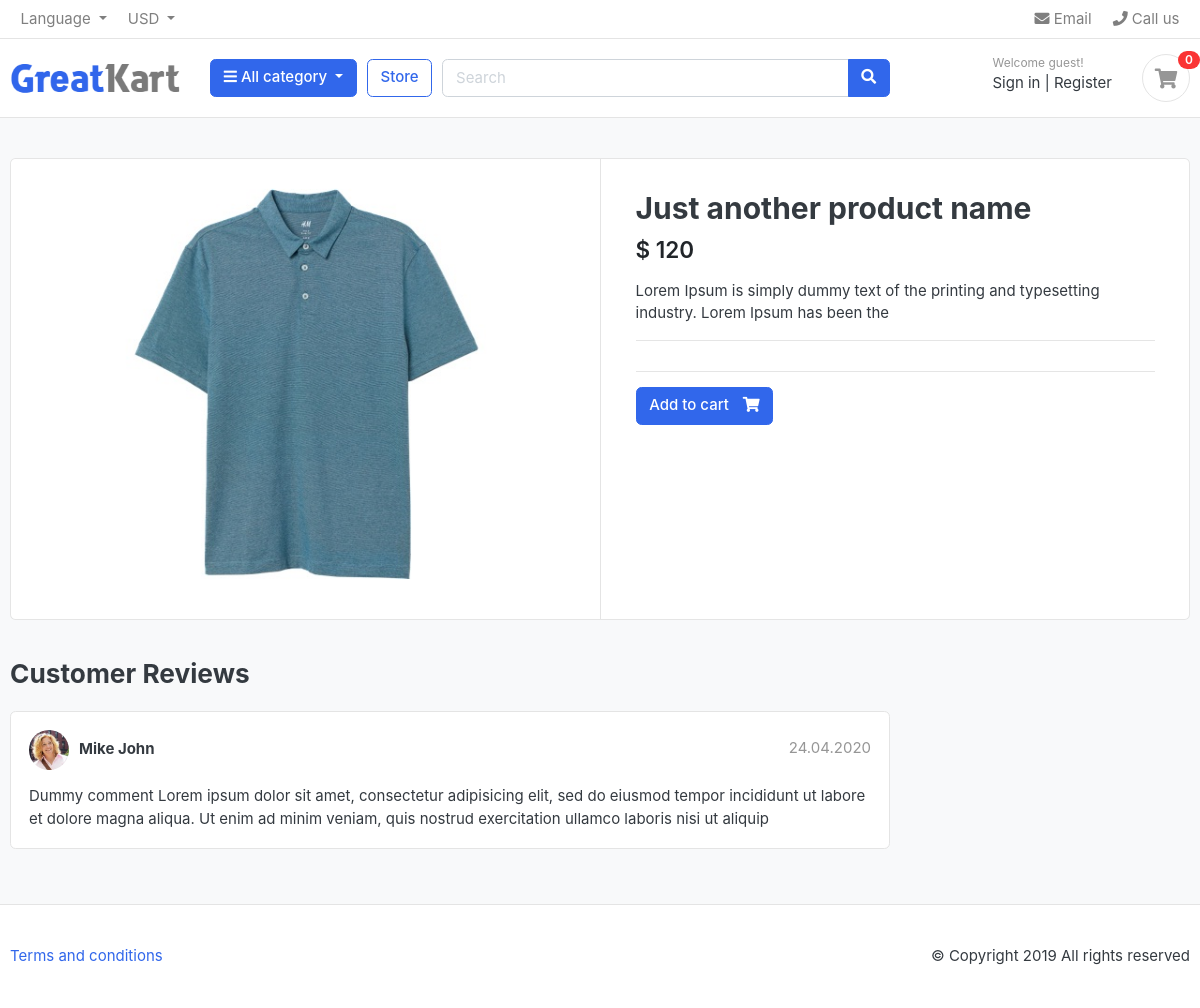
/store/t-shirt/just-another-product-name/, run on the app's committed database.
### apps/store/models.py (models this page shows, shortened)
class Product(models.Model):
    product_name = models.CharField(max_length=200, unique=True)
    slug = models.SlugField(max_length=200, unique=True)
    description = models.TextField(max_length=100, blank=True)
    price = models.IntegerField()
    images = models.ImageField(upload_to ='uploads/%Y/%m/%d/', blank=True)
    stock = models.IntegerField()
    is_available = models.BooleanField(default=True)
    category = models.ForeignKey(Category, on_delete=models.CASCADE)
    created_date = models.DateTimeField(auto_now_add=True)
    modified_date = models.DateTimeField(auto_now=True)

### apps/store/views.py (the view)
# urls.py: path('<slug:category_slug>/<slug:product_slug>/', views.ProductDetail, name='product_detail'),
def ProductDetail(request, category_slug, product_slug):
    try:
        single_product = Product.objects.get(category__slug=category_slug, slug=product_slug)
        in_cart = CartItem.objects.filter(cart__cart_id=_cart_id(request), product=single_product).exists()
    except Exception as e:
        raise e
    context = {
        'single_product': single_product,
        'in_cart': in_cart
    }
    return render(request, 'product-detail.html', context)

### apps/carts/views.py (called while the page is built)
def _cart_id(request):
    cart = request.session.session_key
    if not cart:
        cart = request.session.create()
    return cart

### apps/category/menus.py (called while the page is built)
def menu_links(request):
    links = Category.objects.all()
    return dict(links=links)

def cart_count(request):
    cart_count = 0
    if 'admin' in request.path:
        return {}
    else:
        try:
            cart = Cart.objects.filter(cart_id=_cart_id(request))
            cart_items = CartItem.objects.all().filter(cart=cart[:1])
            for cart_item in cart_items:
                cart_count += cart_item.quantity
        except Cart.DoesNotExist:
            cart_count = 0
    return dict(cart_count=cart_count)

### apps/category/models.py (called while the page is built)
    def get_url(self):
        return reverse('products_by_category', args=[self.slug])

### apps/store/models.py (called while the page is built)
    def colors(self):
        return super(VariationManager, self).filter(variation_category='color', is_active=True)

    def sizes(self):
        return super(VariationManager, self).filter(variation_category='size', is_active=True)

### templates/product-detail.html (shortened to what this page needs)
{% extends 'snippets/base.html' %}
{% block home %}
<section class="section-content padding-y bg">
	<div class="container">
		<div class="card">
			<div class="row no-gutters">
				<aside class="col-md-6">
					<article class="gallery-wrap">
						<div class="img-big-wrap">
							<a href="#"><img src="{{ single_product.images.url }}"></a>
						</div>
					</article>
				</aside>
				<main class="col-md-6 border-left">
					<form action="{% url 'add_cart' single_product.id %}" method="POST">
						<article class="content-body">
							<h2 class="title">{{single_product.product_name}}</h2>
							<div class="mb-3">
								<var class="price h4">$ {{single_product.price}}</var>
							</div>
							<p>{{single_product.description}}</p>
							<hr>
							<hr>
							{% if single_product.stock <= 0 %}
								<h5 class="text-danger">Out Of Stock</h5>
							{% else %}
									<button type="submit" href="{% url 'cart' %}" class="btn btn-primary"> <span class="text">Add to cart</span> <i class="fas fa-shopping-cart"></i></button>
							{% endif %}
						</article>
					</form>
				</main>
			</div>
		</div>
		<br>
		<div class="row">
					<div class="col-md-9">
			<header class="section-heading">
				<h3>Customer Reviews </h3>
			</header>
			<article class="box mb-3">
				<div class="icontext w-100">
					<img src="./images/avatars/avatar1.jpg" class="img-xs icon rounded-circle">
					<div class="text">
						<span class="date text-muted float-md-right">24.04.2020 </span>
						<h6 class="mb-1">Mike John </h6>
					</div>
				</div>
				<div class="mt-3">
					<p>
						Dummy comment Lorem ipsum dolor sit amet, consectetur adipisicing elit, sed do eiusmod
						tempor incididunt ut labore et dolore magna aliqua. Ut enim ad minim veniam,
						quis nostrud exercitation ullamco laboris nisi ut aliquip
					</p>
				</div>
			</article>
			</div>
		</div>
	</div>
</section>
{% endblock %}

### static/css/ui.css (style rules this page uses)
html { font-family: "Inter", sans-serif; font-size: 15px; }
.content-body { flex: 1 1 auto; padding: 2rem 2.3rem; }
.img-xs, .img-sm, .img-md, .img-lg { -o-object-fit: cover; object-fit: cover; flex-shrink: 0; flex-grow: 0; }
.img-xs { width: 40px; height: 40px; }
.padding-y { padding-top: 40px; padding-bottom: 40px; }
var { font-style: normal; }
article:after, .form-group:after { display: block; clear: both; content: ""; }
.bg { background-color: #f8f9fa; }
.section-heading { margin-bottom: 20px; margin-top: 15px; }
p:last-child { margin-bottom: 0; }
.btn .text + i { margin-left: 10px; }
.icontext { display: inline-flex; align-items: center; vertical-align: middle; }
.icontext .text { width: 100%; line-height: 1.2; }
.icontext .icon { position: relative; margin-right: 10px; flex-shrink: 0; flex-grow: 0; }
.price { font-weight: 600; color: #212529; }
.box { padding: 18px; background: #fff; border-radius: 0.37rem; border: 1px solid #e4e4e4; }
.box img { max-width: 100%; }
.gallery-wrap .img-big-wrap { margin-bottom: 10px; border-radius: 0.37rem; overflow: hidden; background-color: #fff; }
.gallery-wrap .img-big-wrap a { text-align: center; display: block; }
.gallery-wrap .img-big-wrap img { height: 450px; width: auto; display: inline-block; }

### data on the page
Product: images (picture), product_name "Just another product name", price "120", description "Lorem Ipsum is simply dummy text of the printing and typesetting industry. Lorem Ipsum has been the"

### other printed values
{{ cart_count }} "0"
